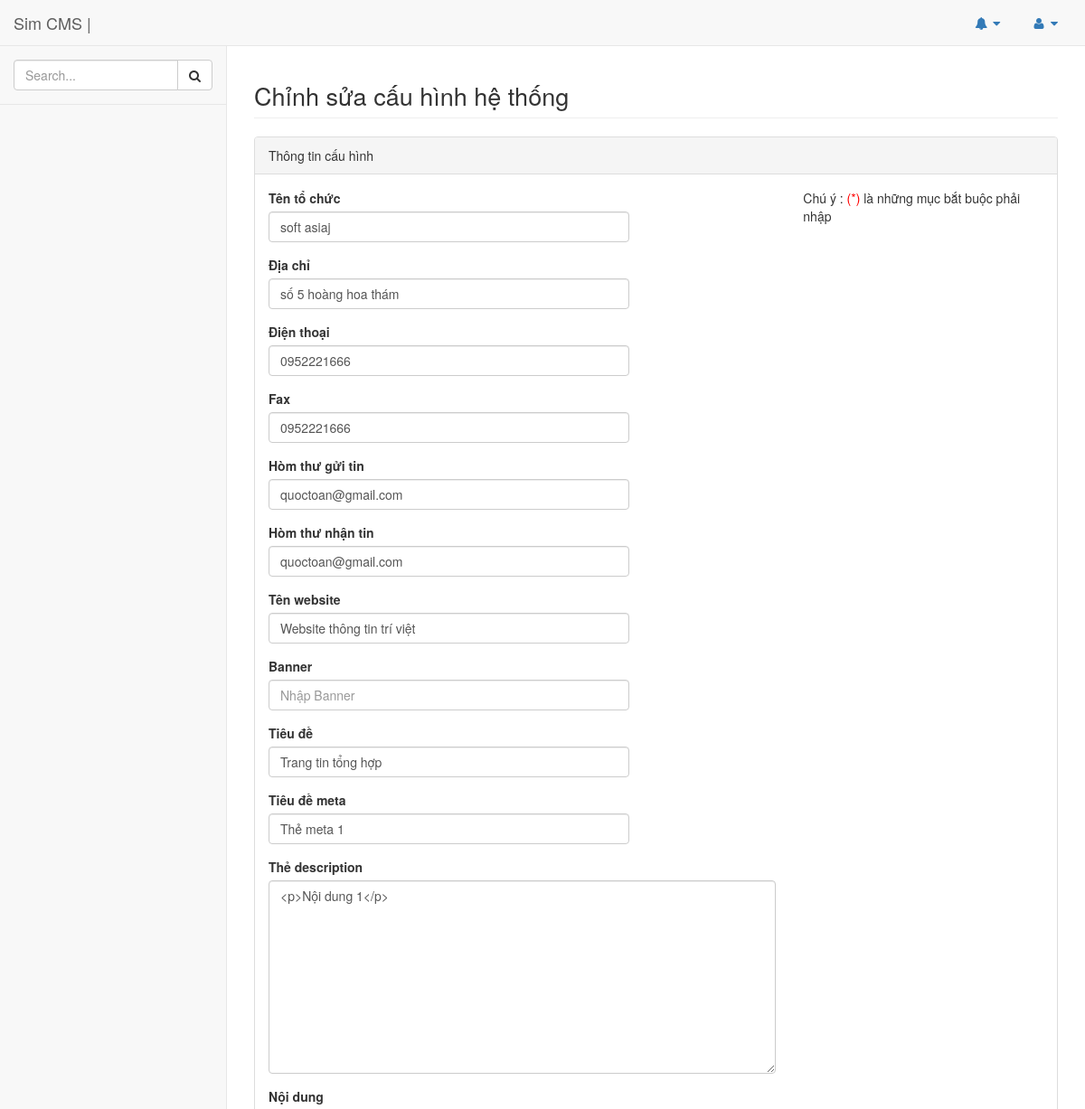
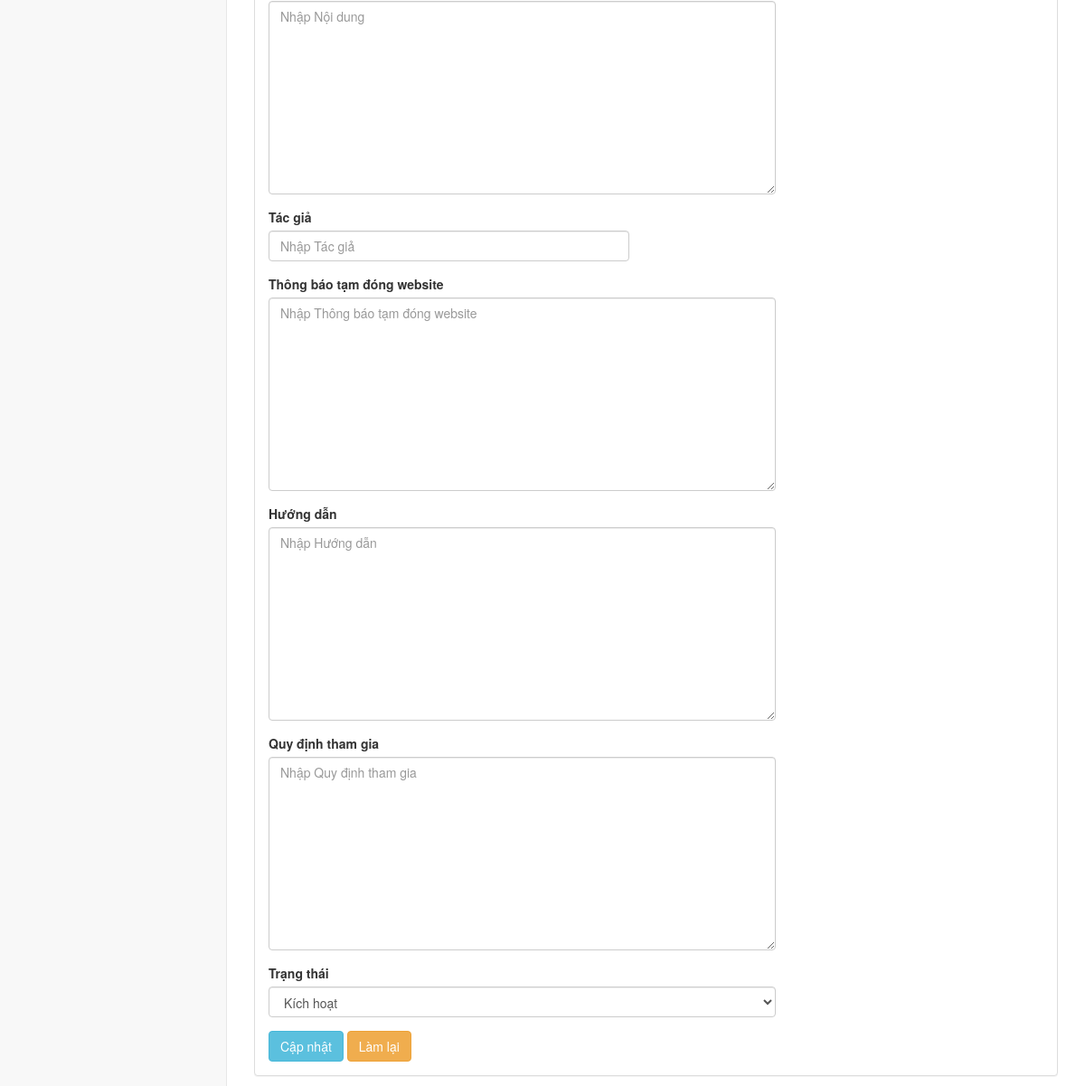
The page /index.php/admin/dashboard/configSystem on the database its author committed (2 pictures, top to bottom).
### tables this page shows
CREATE TABLE `config` (
  `config_id` int(3) NOT NULL AUTO_INCREMENT,
  `config_name` varchar(255) DEFAULT NULL COMMENT 'Tên tổ chức',
  `config_address` varchar(255) DEFAULT NULL COMMENT 'Địa chỉ',
  `config_phone` varchar(255) DEFAULT NULL COMMENT 'Điện thoại',
  `config_fax` varchar(255) DEFAULT NULL COMMENT 'fax',
  `config_email_send` varchar(255) DEFAULT NULL COMMENT 'mail gui tin',
  `config_email_receive` varchar(255) DEFAULT NULL COMMENT 'mail nhan tin',
  `config_website` varchar(255) DEFAULT NULL COMMENT 'ten website',
  `config_banner` varchar(255) DEFAULT NULL COMMENT 'banner',
  `config_title` varchar(255) DEFAULT NULL COMMENT 'tieu de ',
  `config_meta_title` varchar(255) DEFAULT NULL COMMENT 'tieu de meta',
  `config_meta_description` text COMMENT 'mo ta',
  `config_meta_content` text COMMENT 'noi dung',
  `config_meta_author` varchar(255) DEFAULT NULL COMMENT 'tác giả',
  `config_status_website` int(3) DEFAULT '1' COMMENT 'trạng thái website',
  `config_temp_close` text COMMENT 'thông báo tạm đóng',
  `config_instroduce` text COMMENT 'hướng dẫn ',
  `config_rule_register` text COMMENT 'quy định đăng ký',
  PRIMARY KEY (`config_id`)
);

### application/core/MY_Controller.php (called while the page is built, shortened)
<?php
class MY_Controller extends MX_Controller
{
    public $menu;
    function __construct()
    {
        $this->load->library('pagination');
        $this->load->library('Authenticate');
        $this->load->library('table');
        $this->load->model('blocks/m_modules');
        $this->load->model('navigation/m_menu_client');
        $this->load->model('advertise/m_advertise');
    }
    public function layoutCommon($url,$data='')
    {
        $data['list_menu'] = $this->menu;
        $this->load->view('admin/layouts/head_admin',$data);
        $this->load->view('admin/layouts/menu_left_admin',$data);
        $this->load->view($url,$data);
        $this->load->view('admin/layouts/foot_admin',$data);
    }
}

### application/controllers/admin/Dashboard.php (called while the page is built, shortened)
<?php
class Dashboard extends MY_Controller
{
    public $config_info;
    function __construct()
    {
        $this->config_info = new m_configs();
    }
    public function configSystem()
    {
        $where_config = array(
          'config_id' => 1
        );
        $get_all_config = $this->config_info->getAll('*',$where_config);
        $data['config_info'] = $get_all_config;
        $data['obj_config'] = $this->config_info;
        $data['title_page'] = "Chỉnh sửa cấu hình hệ thống";
        $data['title_form'] = "Thông tin cấu hình";
        $this->layoutCommon('admin/layouts/configs',$data);
    }
}

### index.php (called while the page is built, shortened)
<?php
require_once BASEPATH.'core/CodeIgniter.php';

### application/helpers/utilities_helper.php (called while the page is built, shortened)
<?php
function base_url_admin()
{
   $base_url = base_url()."admin/";
    return $base_url;
}
?>

### application/models/m_configs.php (called while the page is built, shortened)
<?php
class m_configs extends MY_Model
{
    function __construct()
    {
        $this->tbl_name = 'config';
    }
}

### application/core/MY_Model.php (called while the page is built, shortened)
<?php
class MY_Model extends CI_Model
{
    public $tbl_name;
    public function getAll($select='*',$where='1=1',$per_row=null,$per_page=null)
    {
        return  $this->db->select($select)
            ->from($this->tbl_name)
            ->where($where)
            ->limit($per_page,$per_row)
            ->get()
            ->result();
    }
}

### application/views/admin/layouts/configs.php (the view, shortened to what this page needs)
<div id="page-wrapper">
    <div class="row">
        <div class="col-lg-12">
            <h1 class="title_page page-header">
                <?php echo $title_page; ?>
            </h1>
        </div>
    </div>
    <div class="row">
        <div class="col-lg-12">
            <div class="panel panel-default">
                <div class="panel-heading">
                    <?php echo $title_form; ?>
                </div>
                <div class="panel-body">
                    <div class="row">
                        <div class="col-lg-12">
                        </div>
                    </div>
                    <div class="row">
                        <div class="col-lg-8">
                            <?php echo form_open(base_url_admin().'dashboard/configSystem'); ?>
                            <div class="form-group">
                                <label><?php echo $obj_config->config_alias_name; ?> </label>
                                <input class="large_input form-control" name="config_name" placeholder="Nhập <?php echo $obj_config->config_alias_name; ?> " value="<?php echo $config_info[0]->config_name; ?>" type="text">
                            </div>
                            <div class="form-group">
                                <label><?php echo $obj_config->config_alias_address; ?> </label>
                                <input type="text" class="large_input form-control" value="<?php echo $config_info[0]->config_address; ?>" placeholder="Nhập <?php echo $obj_config->config_alias_address; ?> " name="config_address">
                            </div>
                            <div class="form-group">
                                <label><?php echo $obj_config->config_alias_phone; ?> </label>
                                <input type="text" class="form-control large_input" value="<?php echo $config_info[0]->config_phone; ?>" placeholder="Nhập <?php echo $obj_config->config_alias_phone; ?> " name="config_phone">
                            </div>
                            <div class="form-group">
                                <label><?php echo $obj_config->config_alias_fax; ?></label>
                                <input type="text" class="form-control large_input" value="<?php echo $config_info[0]->config_fax; ?>" placeholder="Nhập <?php echo $obj_config->config_alias_fax; ?> " name="config_fax">
                            </div>
                            <div class="form-group">
                                <label><?php echo $obj_config->config_alias_email_send; ?> </label>
                                <input class="form-control large_input" value="<?php echo $config_info[0]->config_email_send; ?>" name="config_email_send" placeholder="Nhập <?php echo $obj_config->config_alias_email_send; ?>" />
                            </div>
                            <div class="form-group">
                                <label><?php echo $obj_config->config_alias_email_receive; ?></label>
                                <input class="form-control large_input" name="config_email_receive" type="text" value="<?php echo $config_info[0]->config_email_receive; ?>" placeholder="Nhập <?php echo $obj_config->config_alias_email_receive; ?> ">
                            </div>
                            <div class="form-group">
                                <label><?php echo $obj_config->config_alias_website; ?></label>
                                <input class="form-control large_input" name="config_website" value="<?php echo $config_info[0]->config_website; ?>" type="text" placeholder="Nhập <?php echo $obj_config->config_alias_website; ?> ">
                            </div>
                            <div class="form-group">
                                <label><?php echo $obj_config->config_alias_banner; ?></label>
                                <input class="form-control large_input" name="config_banner" type="text" value="<?php echo $config_info[0]->config_banner; ?>" placeholder="Nhập <?php echo $obj_config->config_alias_banner; ?> ">
                            </div>
                            <div class="form-group">
                                <label><?php echo $obj_config->config_alias_title; ?> </label>
                                <input class="form-control large_input" name="config_title" value="<?php echo $config_info[0]->config_title; ?>" type="text" placeholder="Nhập <?php echo $obj_config->config_alias_title; ?> ">
                            </div>
                            <div class="form-group">
                                <label><?php echo $obj_config->config_alias_meta_title; ?></label>
                                <input class="form-control large_input" name="config_meta_title" value="<?php echo $config_info[0]->config_meta_title; ?>" type="text" placeholder="Nhập <?php echo $obj_config->config_alias_meta_title; ?> ">
                            </div>
                            <div class="form-group">
                                <label><?php echo $obj_config->config_alias_meta_description; ?></label>
                                <textarea  name="config_meta_description" id="" cols="30" rows="10"  placeholder="Nhập <?php echo $obj_config->config_alias_meta_description; ?> " class="form-control tinymce_text_area"><?php echo $config_info[0]->config_meta_description; ?></textarea>
                            </div>
                            <div class="form-group">
                                <label><?php echo $obj_config->config_alias_meta_content; ?></label>
                                <textarea  name="config_meta_content" id="" cols="30" rows="10"  placeholder="Nhập <?php echo $obj_config->config_alias_meta_content; ?> " class="form-control tinymce_text_area"><?php echo $config_info[0]->config_meta_content; ?></textarea>
                            </div>
                            <div class="form-group">
                                <label><?php echo $obj_config->config_alias_meta_author; ?></label>
                                <input class="form-control large_input" name="config_meta_author" value="<?php echo $config_info[0]->config_meta_author; ?>" type="text" placeholder="Nhập <?php echo $obj_config->config_alias_meta_author; ?> ">
                            </div>
                            <div class="form-group">
                                <label><?php echo $obj_config->config_alias_temp_close; ?> </label>
                                <textarea  name="config_temp_close" id="" cols="30" rows="10" placeholder="Nhập <?php echo $obj_config->config_alias_temp_close; ?> " class="form-control tinymce_text_area"><?php echo $config_info[0]->config_temp_close; ?></textarea>
                            </div>
                            <div class="form-group">
                                <label><?php echo $obj_config->config_alias_instroduce; ?></label>
                                <textarea  name="config_instroduce" id="" cols="30" rows="10" placeholder="Nhập <?php echo $obj_config->config_alias_instroduce; ?> " class="form-control tinymce_text_area"><?php echo $config_info[0]->config_instroduce; ?></textarea>
                            </div>
                            <div class="form-group">
                                <label><?php echo $obj_config->config_alias_rule_register; ?> </label>
                                <textarea  name="config_rule_register" id="" cols="30" rows="10" placeholder="Nhập <?php echo $obj_config->config_alias_rule_register; ?> " class="form-control tinymce_text_area"><?php echo $config_info[0]->config_rule_register; ?></textarea>
                            </div>
                            <div class="form-group">
                                <label><?php echo $obj_config->config_alias_status_website; ?> </label>
                                <select class="form-control" name="config_status_website">
                                    <?php
                                    $arr_status[0] = 'Khóa';
                                    $arr_status[1] = 'Kích hoạt';
                                    ?>
                                    <?php foreach($arr_status as $key=>$value): ?>
                                        <option <?php if($key == $config_info[0]->config_status_website){echo "selected"; } ?> value="<?php echo $key; ?>"><?php echo $value; ?></option>
                                    <?php endforeach; ?>
                                </select>
                            </div>
                            <input value="Cập nhật" type="submit" class="btn btn-info btn-default" name="submit_form" />
                            <button type="reset" class="btn btn-warning btn-default">Làm lại</button>
                            <?php echo form_close(); ?>
                        </div>
                        <div class="col-lg-4">
                            <p>Chú ý :  <span class="asterik_label"> (*)</span> là những mục bắt buộc phải nhập </p>
                        </div>
                    </div>
                </div>
            </div>
        </div>
    </div>
</div>
</div>

### rows shown on the page
config: config_name "soft asiaj", config_address "số 5 hoàng hoa thám", config_phone "0952221666", config_fax "0952221666", config_email_send "quoctoan@gmail.com", config_email_receive "quoctoan@gmail.com", config_website "Website thông tin trí việt", config_title "Trang tin tổng hợp", config_meta_title "Thẻ meta 1", config_meta_description "<p>Nội dung 1</p>", config_status_website "Kích hoạt"

### other values the page prints
$title_page "Chỉnh sửa cấu hình hệ thống"
$title_form "Thông tin cấu hình"
$obj_config->config_alias_name "Tên tổ chức"
$obj_config->config_alias_address "Địa chỉ"
$obj_config->config_alias_phone "Điện thoại"
$obj_config->config_alias_fax "Fax"
$obj_config->config_alias_email_send "Hòm thư gửi tin"
$obj_config->config_alias_email_receive "Hòm thư nhận tin"
$obj_config->config_alias_website "Tên website"
$obj_config->config_alias_banner "Banner"
$obj_config->config_alias_title "Tiêu đề"
$obj_config->config_alias_meta_title "Tiêu đề meta"
$obj_config->config_alias_meta_description "Thẻ description"
$obj_config->config_alias_meta_content "Nội dung"
$obj_config->config_alias_meta_author "Tác giả"
